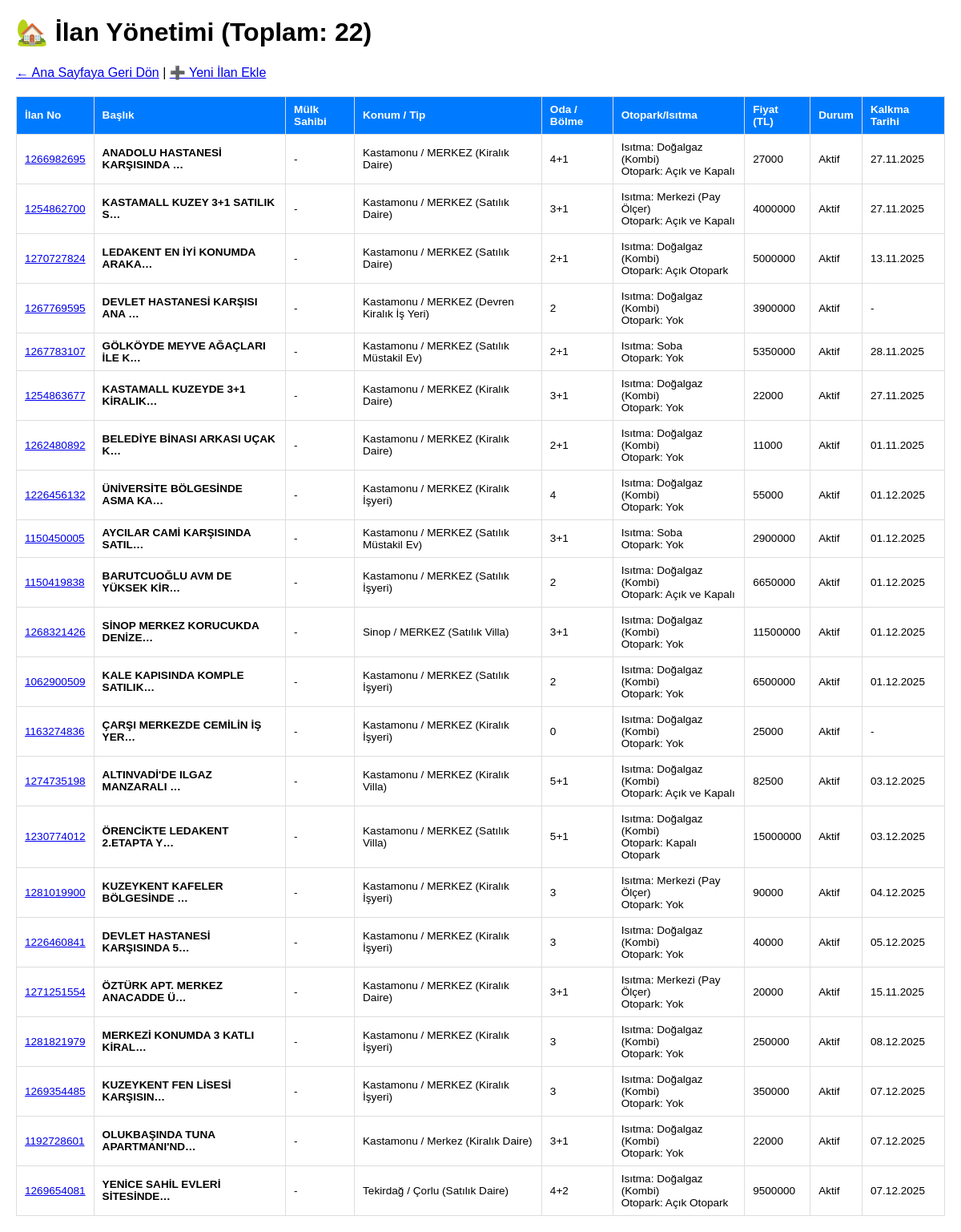
/ilanlar/ (signed in), run on an earlier commit of the app's database.
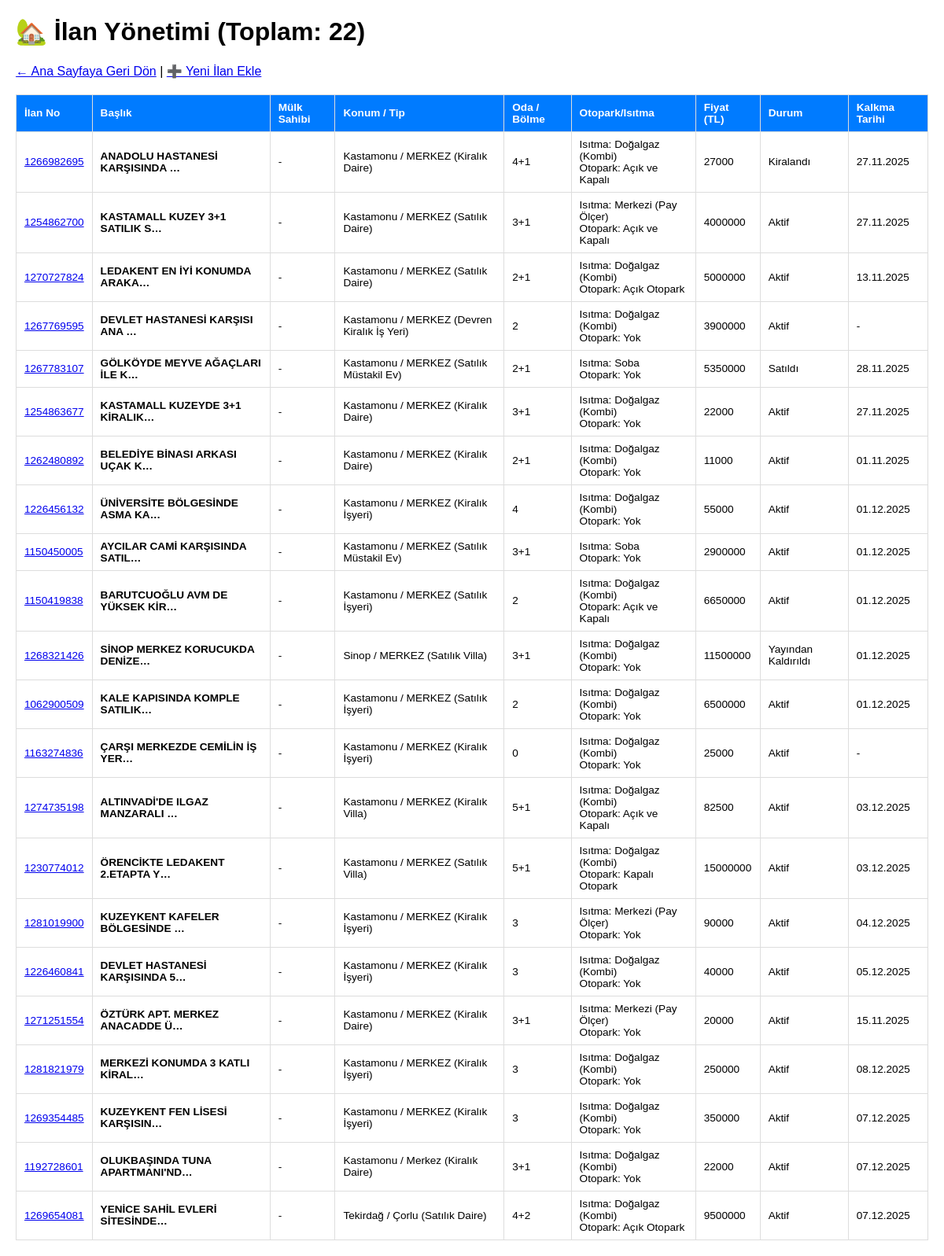
And on a later commit of the database.
### emlak/models/ilan.py (models this page shows, shortened)
class Ilan(models.Model):
    ilan_no = models.CharField(max_length=20, unique=True, verbose_name="İlan No", blank=True, null=True)
    baslik = models.CharField(max_length=150, verbose_name="İlan Başlığı")
    isitma = models.CharField(max_length=30, choices=ISITMA_SECENEKLERI, default='Yok', verbose_name="Isıtma Tipi")
    otopark = models.CharField(max_length=30, choices=OTOPARK_SECENEKLERI, default='Yok', verbose_name="Otopark")
    mutfak = models.CharField(max_length=30, choices=MUTFAK_SECENEKLERI, default='Kapali', verbose_name="Mutfak Tipi") # Varsayılan mutfak tipi
    yayindan_kaldirma_tarihi = models.DateTimeField(null=True, blank=True, verbose_name="Yayından Kaldırma Tarihi")
    emlak_tipi = models.CharField(max_length=30, choices=EMLAK_TIPI_SECENEKLERI, verbose_name="Emlak Tipi")
    il = models.CharField(max_length=50)
    ilce = models.CharField(max_length=50)
    tam_adres = models.TextField(verbose_name="Tam Adres/Sokak/Bina No", null=True, blank=True)
    imar_durumu = models.CharField(max_length=50, null=True, blank=True, verbose_name="İmar Durumu")
    ada_no = models.CharField(max_length=20, null=True, blank=True, verbose_name="Ada No")
    parsel_no = models.CharField(max_length=20, null=True, blank=True, verbose_name="Parsel No")
    pafta_no = models.CharField(max_length=20, null=True, blank=True, verbose_name="Pafta No")
    kaks_emsal = models.CharField(max_length=20, null=True, blank=True, verbose_name="Kaks (Emsal)")
    gabari = models.CharField(max_length=20, null=True, blank=True, verbose_name="Gabari")
    mahalle = models.CharField(max_length=100, verbose_name="Mahalle/Semt")
    oda_sayisi = models.CharField(
        max_length=10,
        choices=ODA_SAYISI_SECENEKLERI,
        null=True,
        blank=True,
        verbose_name="Oda Sayısı"
    )
    brut_alan = models.DecimalField(max_digits=6, decimal_places=1, verbose_name="Brüt Alan (m²)")
    net_alan = models.DecimalField(max_digits=6, decimal_places=1, verbose_name="Net Alan (m²)")
    bina_yasi = models.CharField(max_length=10, choices=BINA_YASI_SECENEKLERI, verbose_name="Bina Yaşı")
    bulundugu_kat = models.CharField(max_length=5, choices=KAT_SECENEKLERI,default='HEPSI', verbose_name="Bulunduğu Kat Sayısı")
    kat_sayisi = models.CharField(max_length=5, choices=KAT_SECENEKLERI,default='HEPSI', verbose_name="Toplam Kat Sayısı")
    banyo_sayisi = models.IntegerField(default=1, verbose_name="Banyo Sayısı")
    krediye_uygun = models.BooleanField(default=False, verbose_name="Krediye Uygun")
    site_icerisinde = models.BooleanField(default=False, verbose_name="Site İçerisinde")
    site_adi = models.CharField(max_length=100, blank=True, null=True)
    asansor = models.BooleanField(default=False)
    balkon = models.BooleanField(default=False)
    esyali = models.BooleanField(default=False, verbose_name="Eşyalı")
    kullanım_durumu = models.CharField(max_length=20, default='Boş', verbose_name="Kullanım Durumu")
    takas = models.BooleanField(default=False)
    aidat_tl = models.IntegerField(null=True, blank=True, verbose_name="Aidat (TL)")
    fiyat = models.BigIntegerField()
    durum = models.CharField(max_length=25, default='Aktif', choices=DURUM_SECENEKLERI)
    tapu_durumu = models.CharField(max_length=30, choices=TAPU_DURUMU_SECENEKLERI, verbose_name="Tapu Durumu")
    kayit_tarihi = models.DateTimeField(
        default=timezone.now, # <<< DİKKAT: PARANTEZSİZ!
        verbose_name="Kayıt Tarihi"
    )
    son_guncelleme_tarihi = models.DateTimeField(
        auto_now=True,
        verbose_name="Son Güncellenme Tarihi"
    )
    yayindan_kaldirma_tarihi = models.DateTimeField(null=True, blank=True, verbose_name="Yayından Kaldırma Tarihi")
    mulk_sahibi = models.ForeignKey(
        Musteri,
        on_delete=models.SET_NULL,
        null=True,
        blank=True,
        related_name='ilanlarim',
        verbose_name='Mülk Sahibi'
    )
    class Meta:
        verbose_name = "İlan"
        verbose_name_plural = "İlanlar"

### emlak/views.py (the view)
# urls.py: path('ilanlar/', views.ilan_listesi, name='ilan_listesi'),
@login_required
def ilan_listesi(request):
    tum_ilanlar = Ilan.objects.all().select_related('mulk_sahibi').order_by('-kayit_tarihi')
    durum_filtresi = request.GET.get('durum')
    il_filtresi = request.GET.get('il')
    oda_filtresi = request.GET.get('oda_sayisi')
    tip_filtresi = request.GET.get('emlak_tipi')
    if durum_filtresi and durum_filtresi != '':
        tum_ilanlar = tum_ilanlar.filter(durum=durum_filtresi)
    if il_filtresi and il_filtresi != '':
        tum_ilanlar = tum_ilanlar.filter(il__icontains=il_filtresi)
    if oda_filtresi and oda_filtresi != 'HEPSI' and oda_filtresi != '':
        tum_ilanlar = tum_ilanlar.filter(oda_sayisi=oda_filtresi)
    if tip_filtresi and tip_filtresi != '':
        tum_ilanlar = tum_ilanlar.filter(emlak_tipi=tip_filtresi)
    context = {'tum_ilanlar': tum_ilanlar}
    return render(request, 'ilan_listesi.html', context)

### emlak/templates/ilan_listesi.html (shortened to what this page needs)
<!DOCTYPE html>
<html lang="tr">
<head>
</head>
<body>
    <h1>🏡 İlan Yönetimi (Toplam: {{ tum_ilanlar.count }})</h1>
    <p><a href="{% url 'ana_sayfa' %}">← Ana Sayfaya Geri Dön</a> |
        <a href="/admin/emlak/ilan/add/">➕ Yeni İlan Ekle</a>
    </p>
    <table>
        <thead>
            <tr>
                <th>İlan No</th>
                <th>Başlık</th>
                <th>Mülk Sahibi</th>
                <th>Konum / Tip</th>
                <th>Oda / Bölme</th>
                <th>Otopark/Isıtma</th>
                <th>Fiyat (TL)</th>
                <th>Durum</th>
                <th>Kalkma Tarihi</th>
            </tr>
        </thead>
        <tbody>
            {% for ilan in tum_ilanlar %}
            <tr>
                <td><a href="{% url 'ilan_detay' pk=ilan.pk %}">{{ ilan.ilan_no }}</a></td>
                <td class="ilan-baslik">{{ ilan.baslik|truncatechars:30 }}</td>
                <td>
                    {% if ilan.mulk_sahibi %}
                    <a href="{% url 'musteri_detay' pk=ilan.mulk_sahibi.pk %}">{{ ilan.mulk_sahibi.ad_soyad }}</a>
                    {% else %}
                    -
                    {% endif %}
                </td>
                <td>{{ ilan.il }} / {{ ilan.ilce }} ({{ ilan.get_emlak_tipi_display }})</td>
                <td>
                    {% if ilan.oda_sayisi %} {{ ilan.oda_sayisi }} {% endif %}
                </td>
                <td>
                    Isıtma: {{ ilan.get_isitma_display|default:"-" }}<br>
                    Otopark: {{ ilan.get_otopark_display|default:"-" }}
                </td>
                <td>{{ ilan.fiyat|floatformat:0|default:"Belirtilmemiş" }}</td>
                <td
                    class="{% if ilan.durum == 'satildi' or ilan.durum == 'kiralandi' %}durum-satildi{% elif ilan.durum == 'aktif' %}durum-aktif{% endif %}">
                    {{ ilan.get_durum_display }}
                </td>
                <td>
                    {% if ilan.yayindan_kaldirma_tarihi %}
                    {{ ilan.yayindan_kaldirma_tarihi|date:"d.m.Y" }}
                    {% else %}
                    -
                    {% endif %}
                </td>
            </tr>
            {% empty %}
            <tr>
                <td colspan="9">Filtreleme kriterlerine uyan ilan bulunmamaktadır.</td>
            </tr>
            {% endfor %}
        </tbody>
    </table>
</body>
</html>

What changed in the data, as far as the page shows it:
changed Ilan "ANADOLU HASTANESİ KARŞISINDA …": durum "Aktif" → "Kiralandı"
changed Ilan "GÖLKÖYDE MEYVE AĞAÇLARI İLE K…": durum "Aktif" → "Satıldı"
changed Ilan "Sinop": durum "Aktif" → "Yayından Kaldırıldı"
